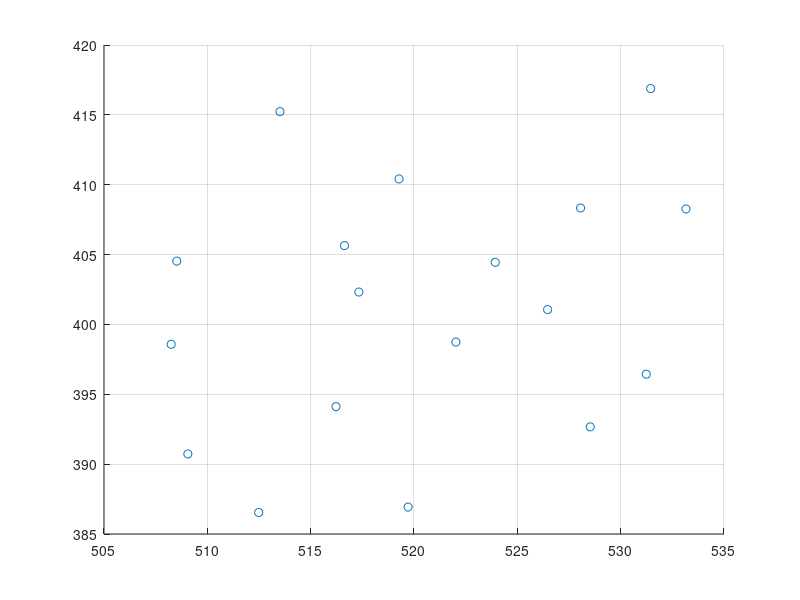

Reproduce this figure in MATLAB. (Note: this script raises an error after producing the figure.)
%% Clear and Load

clear
close all
clc

load('pointsData.mat');
figure; grid;
hold on;
numOfROI = length(unique(allPointIds));
for i=1:numOfROI
    points = [];
    points(:,:) = allPoints(allPointIds == i,:);
    scatter(allPoints(allPointIds == i,1),allPoints(allPointIds == i,2))
    points = points';
    [M, inliers, ntrial] = ut_ransac(points, @est_mu_cov, 5,...
        @distest, 9, @consistencycheck, 0.3);
    plot(points(1,inliers),points(2,inliers),'r.');
    %break;
end
%%  For the whole set of points
figure; grid; hold on;
scatter(allPoints(:,1),allPoints(:,2))
allPoints = allPoints';
[M, inliers, ntrial] = ut_ransac(allPoints, @est_mu_cov, 5,...
        @distest, 10, @consistencycheck, 0.3);
plot(allPoints(1,inliers),allPoints(2,inliers),'r.');